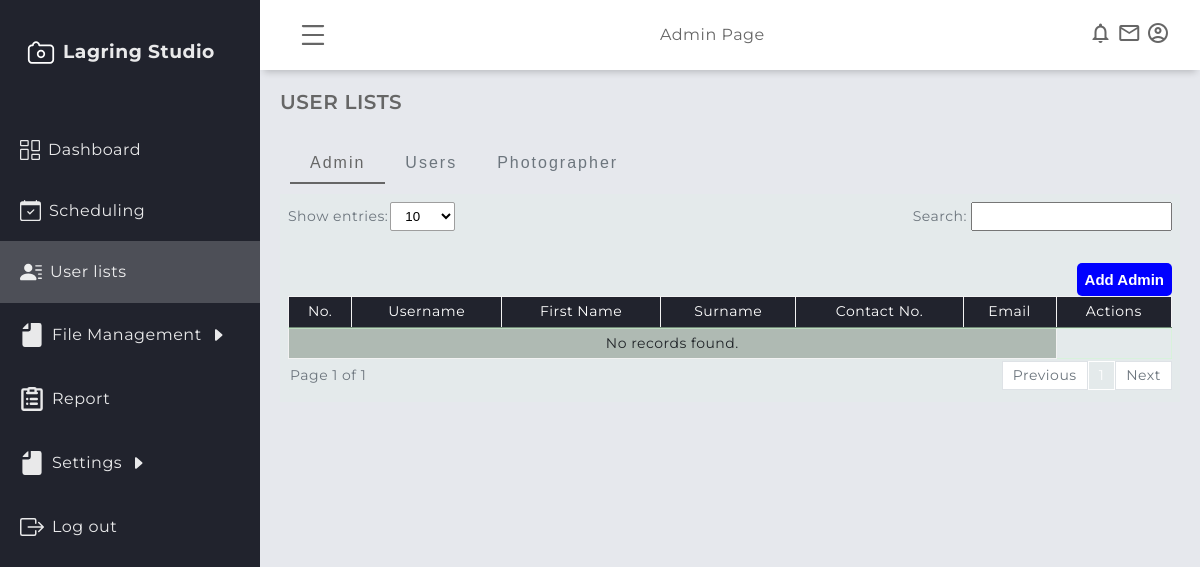
/admin/user_list.php (signed in), run on an earlier commit of the app's database.
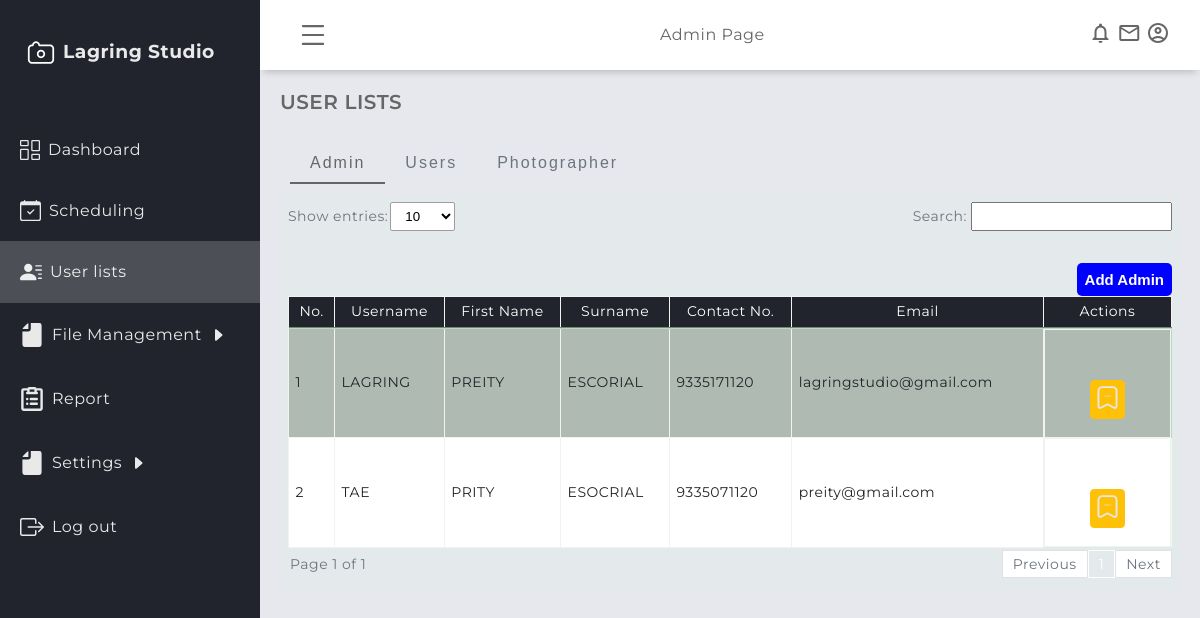
And on a later commit of the database.
### tables this page shows
CREATE TABLE IF NOT EXISTS `admindb` (
  `admin_id` int NOT NULL AUTO_INCREMENT,
  `username` varchar(250) NOT NULL,
  `password` varchar(250) NOT NULL,
  `firstname` varchar(250) NOT NULL,
  `middlename` varchar(250) NOT NULL,
  `lastname` varchar(250) NOT NULL,
  `registration_date` datetime NOT NULL DEFAULT CURRENT_TIMESTAMP,
  `email` varchar(250) NOT NULL,
  `contact` bigint NOT NULL,
  `role` varchar(250) NOT NULL,
  PRIMARY KEY (`admin_id`)
);

### admin/user_list.php (the view, shortened to what the changed rows need)
<?php include('session.php'); ?>
<!DOCTYPE html>
<html lang="en">
    <head>
        <link rel="stylesheet" href="../assets/admin/css/dashboardcontainer.css" />
        <link rel="stylesheet" href="../assets/global/css/design.css" />
        <link rel="stylesheet" href="../assets/global/css/table.css" />
        <link rel="stylesheet" href="../assets/global/css/global.css" />
        <link rel="stylesheet" href="../assets/admin/css/services.css" />
    </head>
    <body>
        <div class="grid-container">
            <main class="main-container">
                <div class="container bg-dirty py-2 my-0 px-2">
                    <div class= "showAndSearch  text-secondary align-items-center mb-1">
                        <div id="table1" class="table-group-container active">
                            <table id="table1" class="table table-striped table-bordered w-100">
                                <thead>
                                    <tr>
                                        <th>No.</th>
                                        <th>Username</th>
                                        <th>First Name</th>
                                        <th>Surname</th>
                                        <th>Contact No.</th>
                                        <th>Email</th>
                                        <th>Actions</th>
                                    </tr>
                                </thead>
                                <tbody>
                                <?php
                                    $i = 1;
                                    $sql = mysqli_query($connection, "SELECT * FROM admindb WHERE role = 'ADMIN' ORDER BY firstname ASC") or die(mysqli_error($connection));
                                    if (mysqli_num_rows($sql) > 0) {
                                    while ($row = mysqli_fetch_array($sql)) {
                                        $username=$row['username'];
                                        $fname = $row['firstname'];
                                        $lname = $row['lastname'];
                                        $contact = $row['contact'];
                                        $email = $row['email'];
                                    ?>
                                    <tr>
                                        <td><?php echo $i++ ?></td>
                                        <td><?php echo strtoupper($username);?></td>
                                        <td><?php echo strtoupper($fname);?></td>
                                        <td><?php echo strtoupper($lname);?></td>
                                        <td><?php echo $contact; ?></td>
                                        <td><?php echo $email; ?></td>
                                        <td class="justify-space-evenly">
                                            <a
                                                href="#"
                                                rel="tooltip"
                                                title="archive"
                                                class="modal-trigger"
                                                data-modal-id="<?php echo 'archive_announcements'; ?>">
                                                    <button class="p-1 m-1 btn btn-warning">
                                                    </button>
                                            </a>
                                        </td>
                                    </tr>
                                    <?php
                                    }}
                                    else {echo '<tr><td colspan="6" style="text-align: center;">No records found.</td></tr>';}
                                ?>
                                </tbody>
                            </table>
                        </div>
                    </div>
                </div>
            </main>
        </div>
    </body>
</html>

What changed in the data, as far as the page shows it:
added admindb: username "LAGRING", firstname "PREITY", lastname "ESCORIAL", contact "9335171120", email "lagringstudio@gmail.com"
added admindb: username "TAE", firstname "PRITY", lastname "ESOCRIAL", contact "9335071120", email "preity@gmail.com"
Also different on the page:
text no longer shown: "No records found."
